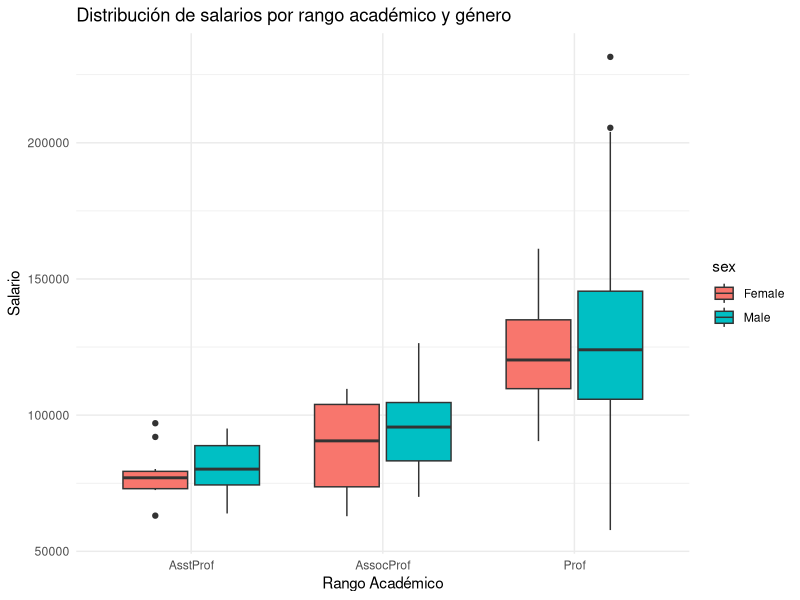
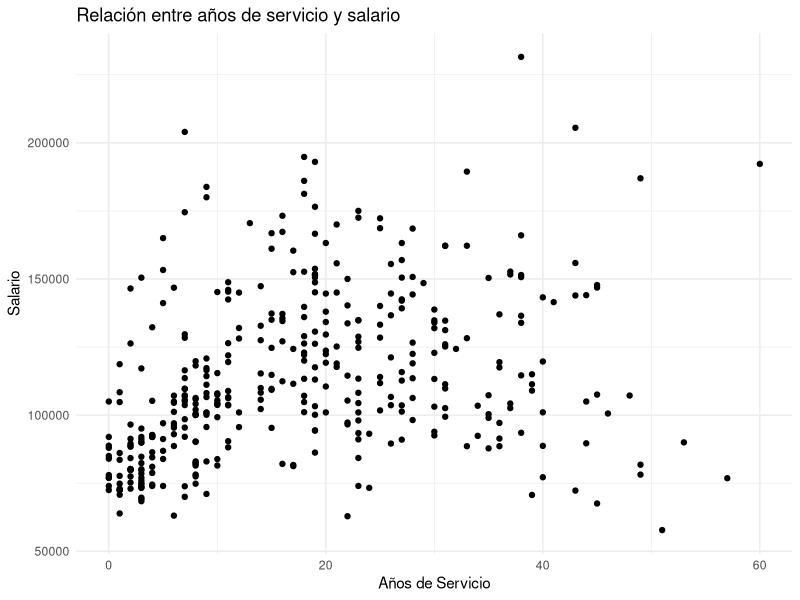

Reproduce these figures in R, in order.
# Cargar paquetes necesarios
library(readr)
library(dplyr)
library(ggplot2)

rm(list = ls())

# Cargar los datos
Salaries <- read_csv("Salaries.csv")

# Ver las primeras filas de los datos
head(Salaries)

# Verificar duplicados en una columna específica, por ejemplo, 'salary'
any(duplicated(Salaries))

# Verificar si hay filas con datos faltantes en cualquier columna
any(!complete.cases(Salaries))

# Suponiendo que tu conjunto de datos se llama "data" y la columna de rangos académicos se llama "rank"
unique_ranks <- unique(Salaries$rank)
num_unique_ranks <- length(unique_ranks)
cat("Número de rangos:", num_unique_ranks, "\n", "Rangos:", unique_ranks, "\n")

# Análisis descriptivo
summary(Salaries)

# Convertir la variable "sex" a un formato numérico
data <- Salaries %>% mutate(sex_numeric = ifelse(sex == "Male", 0, 1))

# Comparación de salarios por género y rango académico
ggplot(data, aes(x = reorder(rank, salary, FUN = median), y = salary, fill = sex)) +
  geom_boxplot() +
  labs(title = "Distribución de salarios por rango académico y género",
       x = "Rango Académico",
       y = "Salario") +
  theme_minimal()

# Correlación entre género (convertido a numérico) y salario
correlation_matrix <- cor(data[, c("salary", "sex_numeric")], method = "spearman")
print(correlation_matrix)

# Gráfico de dispersión de salario vs. años de servicio
ggplot(data, aes(x = yrs.service, y = salary)) +
  geom_point() +
  labs(title = "Relación entre años de servicio y salario",
       x = "Años de Servicio",
       y = "Salario") +
  theme_minimal()
